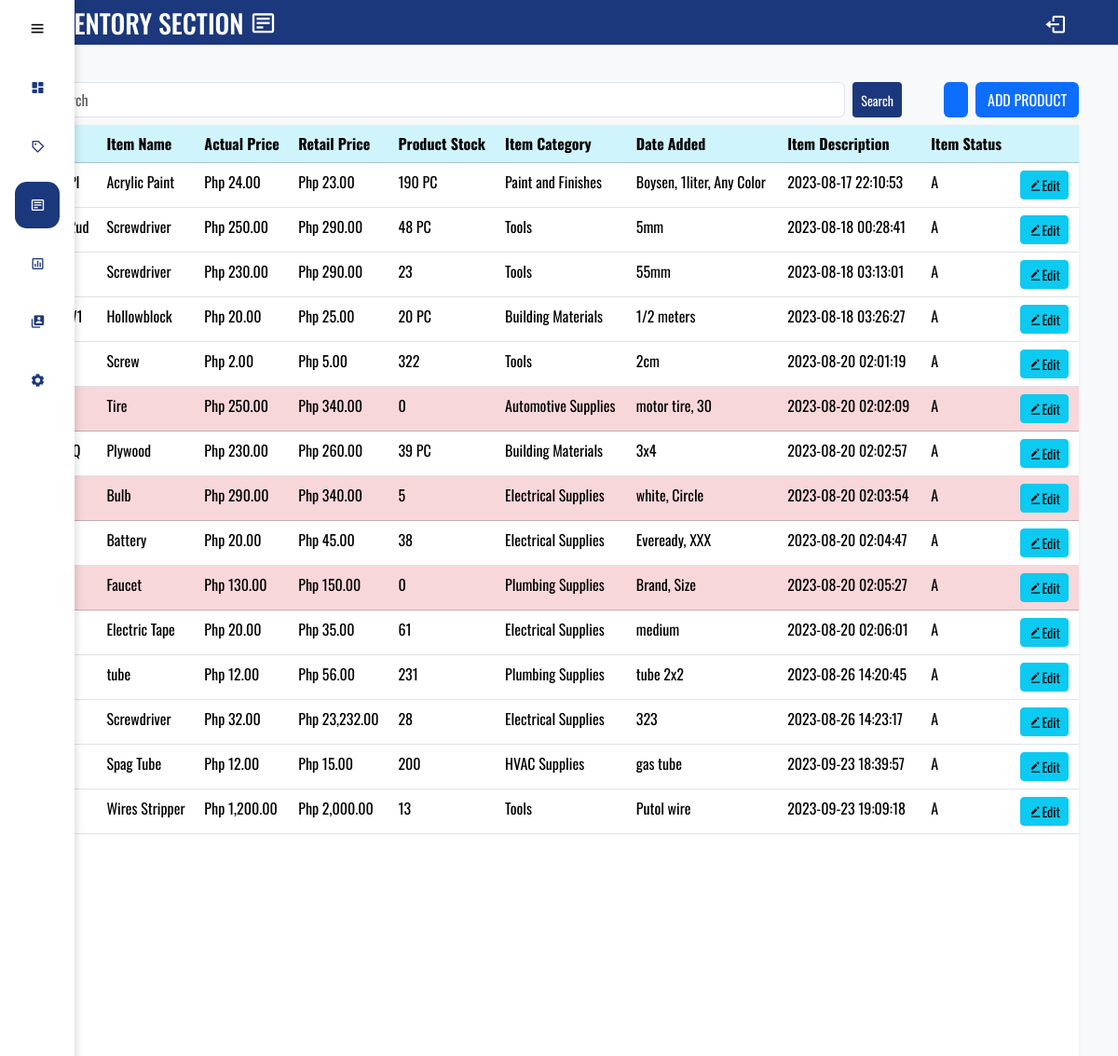
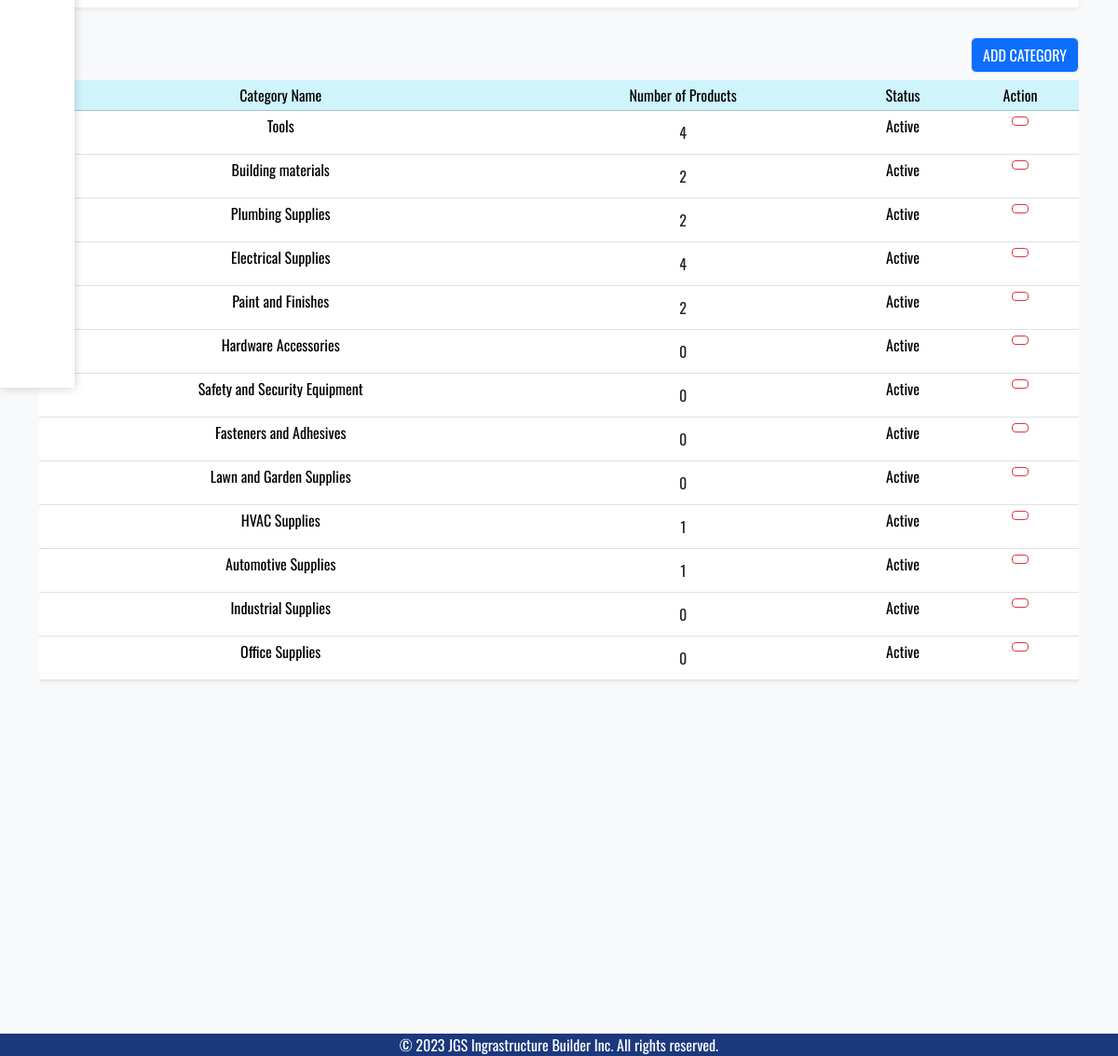
The app's page /inventory.php (signed in) with its own data (2 pictures, top to bottom).
### tables this page shows
CREATE TABLE `products` (
  `product_id` int(50) NOT NULL,
  `item_name` varchar(41) NOT NULL,
  `actual_price` bigint(50) NOT NULL,
  `retail_price` bigint(50) NOT NULL,
  `product_stock` bigint(200) NOT NULL,
  `item_category` text NOT NULL,
  `date_added` timestamp NOT NULL DEFAULT current_timestamp(),
  `item_details` text NOT NULL,
  `item_status` text NOT NULL DEFAULT 'A' COMMENT 'A-active\r\nI-Inactive\r\n',
  `warning_stock` int(100) NOT NULL,
  `product_unit` text NOT NULL,
  `acronym` varchar(41) NOT NULL
);

CREATE TABLE `categories` (
  `cat_id` int(100) NOT NULL,
  `category_name` varchar(100) NOT NULL,
  `cat_status` text NOT NULL DEFAULT 'Active'
);

### inventory.php (the view, shortened to what this page needs)
<!DOCTYPE html>
<html lang="en">
<head>
    <?php include_once './includes/head.php'; ?>
</head>
<body class="bg-light pad">
    <?php include_once './includes/side_navbar.php'; ?>
    <div class="container">
        <div class="row mt-4">
            <div class="col-md-12 mt-3">
                <div class="row mb-2">
                    <div class="col-md-10 col-sm-10">
                        <form method="GET" action="?search_query" role="search" class="d-flex">
                            <input type="search" placeholder="Search" class="form-control search me-2" name="search_query" aria-label="search">
                            <button class="btn btn-secondary1 btn-sm" type="submit">Search</button>
                        </form>
                    </div>
                    <div class="col-md-2 d-grid gap-2 d-inline-flex justify-content-md-end">
                        <div class="dropdown-centered d-flex">
                            <button class="btn text-white bg-primary category-dropdown float-end" type="button" data-bs-toggle="dropdown" aria-expanded="true">
                            </button>
                        </div>
                            <button type="button" name="add-prod" class="btn bg-primary text-white float-end" data-bs-toggle="modal" data-bs-target="#addproduct">ADD PRODUCT<ion-icon name="add-circle"></ion-icon></i></button>
                    </div>
                </div>
                <div class="table shadow-sm table-inventory bg-white table-responsive-sm">
                    <table class="table table-responsive">
                        <thead class="table-info">
                            <tr>
                                <th>Item Name</th>
                                <th>Actual Price</th>
                                <th>Retail Price</th>
                                <th>Product Stock</th>
                                <th>Item Category</th>
                                <th>Date Added</th>
                                <th>Item Description</th>
                                <th>Item Status</th>
                                <th></th>
                            </tr>
                        </thead>
                        <tbody>
                            <?php
                                if (isset($_GET['search_query'])) {
                                    $searchkey = $_GET['search_query'];
                                    $query = "SELECT * FROM products
                                            WHERE (item_name LIKE ? OR item_details LIKE ? OR item_category LIKE ?)
                                            AND item_status = 'A'";
                                    $stmt = mysqli_prepare($conn, $query);
                                    $searchkeyWithWildcards = '%' . $searchkey . '%';
                                    mysqli_stmt_bind_param($stmt, "sss", $searchkeyWithWildcards, $searchkeyWithWildcards, $searchkeyWithWildcards);
                                    mysqli_stmt_execute($stmt);
                                    $result = mysqli_stmt_get_result($stmt);
                                }  elseif (isset($_GET['inactive'])) {
                                    $query = "SELECT * FROM products WHERE item_status = 'I'";
                                    $result = mysqli_query($conn, $query);
                                }elseif (isset($_POST['navigate'])) {
                                    $id = $_POST['product_id'];
                                    $query = "SELECT * FROM products WHERE item_status = 'A' AND product_id = '$id'";
                                    $result = mysqli_query($conn, $query);
                                }elseif (isset($_GET['sortBy'])) {
                                    $sort = $_GET['sortBy'];
                                    $query = "SELECT * FROM products WHERE item_category = '$sort' AND item_status = 'A'";
                                    $result = mysqli_query($conn, $query);
                                } else {
                                    $query = "SELECT * FROM products WHERE item_status = 'A'";
                                    $result = mysqli_query($conn, $query);
                                }
                                foreach ($result as $items => $row) {
                            ?>
                            <tr class="<?php if($row['product_stock'] <= $row['warning_stock'] ){ echo 'table-danger';}else{} ?>">
                                <td><?php echo $row['acronym']; ?></td>
                                <td><?php echo $row['item_name']; ?></td>
                                <td><?php echo CURRENCY . number_format($row['actual_price'],2); ?></td>
                                <td><?php echo CURRENCY . number_format($row['retail_price'],2); ?></td>
                                <td><?php echo $row['product_stock'] .' '. $row['product_unit']; ?></td>
                                <td><?php echo $row['item_category']; ?></td>
                                <td><?php echo $row['item_details']; ?></td>
                                <td><?php echo $row['date_added']; ?></td>
                                <td><?php echo $row['item_status']; ?></td>
                                <td>
                                    <button class="btn btn-info btn-sm" data-bs-toggle="modal" data-bs-target="#product<?php echo $row['product_id']; ?>"><i class='bx bxs-edit-alt' ></i>Edit</button>
                                    </td>
                                </tr>
                            <?php
                                }
                            ?>
                        </tbody>
                    </table>
                </div>
            </div>
        </div>
        <div class="row mt-3">
            <div class="col-md-12">
                <button class="btn float-end border bg-primary text-white mb-2" data-bs-toggle="modal" data-bs-target="#cat" name="add_cat">ADD CATEGORY<ion-icon name="add-outline"></ion-icon></button>
                <div class="table table-inventory table-responsive table-responsive-s shadowm">
                    <table class="table table-sm table-responsive shadow-sm text-center">
                        <thead class="table-info">
                            <tr>
                                <td>Category Name</td>
                                <td>Number of Products</td>
                                <td>Status</td>
                                <td>Action</td>
                            </tr>
                        </thead>
                        <tbody>
                            <?php
                                $qqqq = "SELECT * FROM categories";
                                $qqq = mysqli_query($conn, $qqqq);
                                while($er = mysqli_fetch_assoc($qqq)){
                                    $catname = $er['category_name'];
                            ?>
                                <tr>
                                    <td><?php echo $catname; ?></td>
                                    <td>
                                        <?php
                                            $req = "SELECT COUNT(*) as countprod, item_name, retail_price, product_stock FROM products WHERE item_category = '$catname'";
                                            $reqres = mysqli_query($conn, $req);
                                            $ress = mysqli_fetch_assoc($reqres);
                                            $cnt = $ress['countprod'];
                                        ?>
                                         <button class="btn" type="button m-0" data-bs-toggle="collapse" data-bs-target="#int_inven<?php echo $er['cat_id'] ?>" aria-expanded="false"><?php echo $cnt ?></button>
                                    </td>
                                    <td>
                                        <?php echo $er['cat_status']; ?>
                                    </td>
                                    <td>
                                        <form action="" method="POST">
                                            <button name="delete_cat" type="submit" class="btn btn-outline-danger btn-sm"><ion-icon name="trash-outline"></ion-icon></button>
                                        </form>
                                    </td>
                                </tr>
                            <?php } ?>
                        </tbody>
                    </table>
                </div>
            </div>
        </div>
    </div>
</body>
<footer>
<?php require_once './includes/footer.php'; ?>
</footer>
</html>

### includes/head.php (shortened to what this page needs)
<link rel="stylesheet" href="https://cdn.jsdelivr.net/npm/bootstrap@5.3.2/dist/css/bootstrap.min.css">
<link rel="stylesheet" href="https://cdnjs.cloudflare.com/ajax/libs/jquery/3.2.1/jquery.min.js">
<link rel="stylesheet" href="./css/navside.css">
<link href='https://unpkg.com/boxicons@2.1.4/css/boxicons.min.css' rel='stylesheet'>

### includes/side_navbar.php (shortened to what this page needs)
<header>
  <nav class="navbar header-navbar1">
      <div class="container">
          <div class="logo">
              <h3>
                  <?php
                  $currentPage = basename($_SERVER['PHP_SELF']);
                  switch ($currentPage) {
                      case 'inventory.php':
                          echo 'INVENTORY SECTION  <i class="bx bx-detail"></i> ';
                          break;
                  }
                  ?>
              </h3>
          </div>
              <div class="nav-item ml-auto">
              <button type="button" class="btn" data-bs-toggle="modal" data-bs-target="#logout">
              <i class='bx bx-log-out bx-sm'></i></button>
        </div>
      </div>
  </nav>
  </header>
  <aside>
    <div class="sidebar">
      <div class="top">
        <i class='bx bx-menu' id="btn"></i>
      </div>
      <ul>
        <li>
          <a href="dashboard.php" class="nav-item1">
            <i class='bx bxs-dashboard'></i>
          </a>
        </li>
        <li>
          <a href="pos.php" class="nav-item1">
            <i class='bx bx-purchase-tag'></i>
          </a>
        </li>
        <li>
          <a href="inventory.php" class="nav-item1">
            <i class='bx bx-detail'></i>
          </a>
        </li>
        <li class="nav-item1 dropdown" id="salesDropdown">
          <a class="nav-item1 dropdown-toggle another-dropdown" role="button" href="<?php echo getSalesLink(); ?>" data-bs-toggle="collapse" data-bs-auto-close="outside" aria-expanded="false">
            <i class='bx bx-bar-chart-square'></i>
          </a>
        </li>
        <li>
          <a href="admin_management.php" class="nav-item1">
            <i class='bx bxs-user-account'></i>
          </a>
        </li>
        <li>
          <a href="settings.php" class="nav-item1">
            <i class='bx bxs-cog'></i>
          </a>
        </li>
      </ul>
    </div>
  </aside>
<?php
function getSalesLink() {
    $current_page = basename($_SERVER['PHP_SELF']);
    if ($current_page == 'sales_history.php' || $current_page == 'sales_report.php') {
        return $current_page;
    } else {
        return 'inactive.php';
    }
}
?>

### includes/footer.php
<footer>
  <div class="container-fluid footer1 text-center">
    <span>&copy; 2023 JGS  Ingrastructure Builder Inc. All rights reserved.</span>
  </div>
</footer>

### css/navside.css (style rules this page uses)
* { margin: 0; padding: 0; box-sizing: border-box; font-family: 'Oswald', sans-serif; }
.sidebar { position: fixed; top: 0; left: 0; height: 100vh; width: 80px; background-color: white; padding: 0.4rem 0.8rem; transition: all 0.5s ease; box-shadow: 0 0 10px rgba(0, 0, 0, 0.2); z-index: 2; }
.sidebar #btn { position: absolute; color: black; top: .4rem; left: 50%; font-size: 1.2rem; line-height: 50px; transform: translateX(-50%); cursor: pointer; }
.sidebar ul li { position: relative; list-style-type: none; height: 50px; width: 90%; margin: 0.8rem auto; line-height: 50px; text-decoration: none; }
.sidebar ul li a { color: #1C387C; display: flex; align-items: center; text-decoration: none; border-radius: 0.8rem; }
.sidebar ul li a i { min-width: 50px; text-align: center; height: 50x; border-radius: 12px; line-height: 50px; }
ul { padding-left: 0; }
.header-navbar1 { background-color: #1C387C; color: white; height: 3rem; }
.header-navbar1 i { color: white; justify-content: space-between; }
.search { width: 100%; }
.btn-secondary1 { background-color: #1C387C; color: white; align-items: flex; }
.btn-outline-danger { margin-bottom: 1em; }
.table-inventory { overflow-y:scroll; height:65vh; display:block; width: 100%; }
.sidebar ul li a.nav-item1.active { background-color: #1C387C; color: white; font-weight: bold; }
.sidebar .dropdown-toggle::after { opacity: 0; }
footer .footer1 { background-color: #1C387C; color: white; height: 1.5rem; }

### records on screen
products: item_name "Acrylic Paint", actual_price "24.00", retail_price "23.00", product_stock "190", product_unit "PC", item_category "Paint and Finishes", item_details "Boysen, 1liter, Any Color", date_added "2023-08-17 22:10:53", item_status "A"
products: item_name "Screwdriver", actual_price "250.00", retail_price "290.00", product_stock "48", product_unit "PC", item_category "Tools", item_details "5mm", date_added "2023-08-18 00:28:41", item_status "A"
products: item_name "Screwdriver", actual_price "230.00", retail_price "290.00", product_stock "23", item_category "Tools", item_details "55mm", date_added "2023-08-18 03:13:01", item_status "A"
products: item_name "Hollowblock", actual_price "20.00", retail_price "25.00", product_stock "20", product_unit "PC", item_category "Building Materials", item_details "1/2 meters", date_added "2023-08-18 03:26:27", item_status "A"
products: item_name "Screw", actual_price "2.00", retail_price "5.00", product_stock "322", item_category "Tools", item_details "2cm", date_added "2023-08-20 02:01:19", item_status "A"
products: item_name "Tire", actual_price "250.00", retail_price "340.00", product_stock "0", item_category "Automotive Supplies", item_details "motor tire, 30", date_added "2023-08-20 02:02:09", item_status "A"
products: item_name "Plywood", actual_price "230.00", retail_price "260.00", product_stock "39", product_unit "PC", item_category "Building Materials", item_details "3x4", date_added "2023-08-20 02:02:57", item_status "A"
products: item_name "Bulb", actual_price "290.00", retail_price "340.00", product_stock "5", item_category "Electrical Supplies", item_details "white, Circle", date_added "2023-08-20 02:03:54", item_status "A"
products: item_name "Battery", actual_price "20.00", retail_price "45.00", product_stock "38", item_category "Electrical Supplies", item_details "Eveready, XXX", date_added "2023-08-20 02:04:47", item_status "A"
products: item_name "Faucet", actual_price "130.00", retail_price "150.00", product_stock "0", item_category "Plumbing Supplies", item_details "Brand, Size", date_added "2023-08-20 02:05:27", item_status "A"
products: item_name "Electric Tape", actual_price "20.00", retail_price "35.00", product_stock "61", item_category "Electrical Supplies", item_details "medium", date_added "2023-08-20 02:06:01", item_status "A"
products: item_name "tube", actual_price "12.00", retail_price "56.00", product_stock "231", item_category "Plumbing Supplies", item_details "tube 2x2", date_added "2023-08-26 14:20:45", item_status "A"
products: item_name "Screwdriver", actual_price "32.00", retail_price "23,232.00", product_stock "28", item_category "Electrical Supplies", item_details "323", date_added "2023-08-26 14:23:17", item_status "A"
products: item_name "Spag Tube", actual_price "12.00", retail_price "15.00", product_stock "200", item_category "HVAC Supplies", item_details "gas tube", date_added "2023-09-23 18:39:57", item_status "A"
products: item_name "Wires Stripper", actual_price "1,200.00", retail_price "2,000.00", product_stock "13", item_category "Tools", item_details "Putol wire", date_added "2023-09-23 19:09:18", item_status "A"
categories: category_name "Tools", cnt "4", cat_status "Active"
categories: category_name "Building materials", cnt "2", cat_status "Active"
categories: category_name "Plumbing Supplies", cnt "2", cat_status "Active"
categories: category_name "Electrical Supplies", cnt "4", cat_status "Active"
categories: category_name "Paint and Finishes", cnt "2", cat_status "Active"
categories: category_name "Hardware Accessories", cnt "0", cat_status "Active"
categories: category_name "Safety and Security Equipment", cnt "0", cat_status "Active"
categories: category_name "Fasteners and Adhesives", cnt "0", cat_status "Active"
categories: category_name "Lawn and Garden Supplies", cnt "0", cat_status "Active"
categories: category_name "HVAC Supplies", cnt "1", cat_status "Active"
categories: category_name "Automotive Supplies", cnt "1", cat_status "Active"
categories: category_name "Industrial Supplies", cnt "0", cat_status "Active"
categories: category_name "Office Supplies", cnt "0", cat_status "Active"
